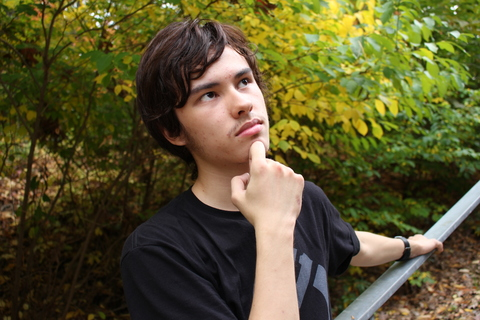
#> input picture 480px-portrait.jpg, 480 x 320 px
$ python bigender_filter.py 480px-portrait.jpg   (older library calls are emulated)
#> lines starting #> are read from the running program, lines starting #| are printed output that depends on the picture
### chunk.py
import numpy as np

def chunk(image, n_stripes=1):
    # Special cases
    if n_stripes < 1:
        raise ValueError("Only positive integers are allowed!")
    if n_stripes == 1:
        return [image]

    ## General case ##

    # Get height of image
    height = image.shape[0]

    # Set approximate minimum pixel heights for the stripes
    boundaries = [int(i * height / n_stripes) for i in range(n_stripes)]
    top = lambda i: boundaries[i]
    bottom = lambda i: boundaries[i+1] if i < (n_stripes - 1) else height

    # Divide image vertically into 'n_stripes' roughly equally sized horizontal bands
    stripes = [ image[top(i) : bottom(i)] for i in range(n_stripes)]

    return stripes

def unchunk(stripes):
    image = np.concatenate(stripes, axis = 0)
    return image

### bigender_filter.py
# A Bigender Pride Filter
#
# Copyright (C) 2017 Aidan Fitzgerald

import numpy as np
from scipy.misc import imread, imshow, imsave
from sys import argv, exit
from chunk import *


# Get filename from command line
if len(argv) > 1:
    filename = argv[1]
else:
    print("Usage: python3 gnc_filter.py [filename]")
    exit(2)

# Read image
# We need to upcast it to 16-bit so we can store intermediate values greater than 255
image = imread(filename).astype(np.uint16)

print(image.dtype)
#| uint16

stripes = chunk(image, 7)
#> in chunk, `stripes = [ image[top(i) : bottom(i)] for i in range(n_stripes)]`: stripes = 7 items
#> stripes = 7 items

for stripe in stripes:
    print(stripe.shape)
#> this loop made 7 passes
#| (45, 480, 3)
#| (46, 480, 3)
#| (46, 480, 3)
#| (45, 480, 3)
#| (46, 480, 3)
#| (46, 480, 3)
#| (46, 480, 3)

# Bigender flag colors: c479a0, eca6cb, d5c7e8, ffffff, d5c7e8, 9ac7e8, 6c83cf
dark_pink = np.array([196, 121, 160], dtype=np.uint16) #c479a0
light_pink = np.array([236, 166, 203], dtype=np.uint16) #eca6cb
light_purple = np.array([213, 199, 232], dtype=np.uint16) #d5c7e8
white = np.array([255, 255, 255], dtype=np.uint16) #ffffff
# light_purple again
light_blue = np.array([154, 199, 232], dtype=np.uint16) #9ac7e8
dark_blue = np.array([108, 131, 207], dtype=np.uint16) #6c83cf

# Reversed stripes
stripes[0] += 3 * dark_blue
stripes[1] += 3 * light_blue
stripes[2] += 3 * light_purple
stripes[3] += 3 * white
stripes[4] += 3 * light_purple
stripes[5] += 3 * light_pink
stripes[6] += 3 * dark_pink

for stripe in stripes:
    stripe = np.floor_divide(stripe, 4)
#> this loop made 7 passes
#> pass 1, `stripe = np.floor_divide(stripe, 4)`:
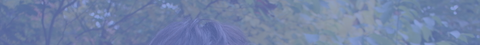
#> stripe: shape (45, 480, 3) uint16; mean of channels 0, 1, 2 112.4, 129.6, 166.2; drawn as R, G, B
#> pass 2, `stripe = np.floor_divide(stripe, 4)`:
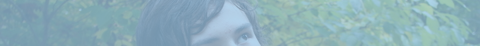
#> stripe: shape (46, 480, 3) uint16; mean of channels 0, 1, 2 140.8, 175, 184.8; drawn as R, G, B
#> pass 3, `stripe = np.floor_divide(stripe, 4)`:
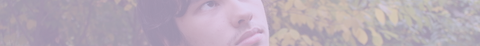
#> stripe: shape (46, 480, 3) uint16; mean of channels 0, 1, 2 184.7, 172.4, 183.9; drawn as R, G, B

# Unchunk
transfm_img = unchunk(stripes)#.astype(np.uint8)
#> in unchunk, `image = np.concatenate(stripes, axis = 0)`:
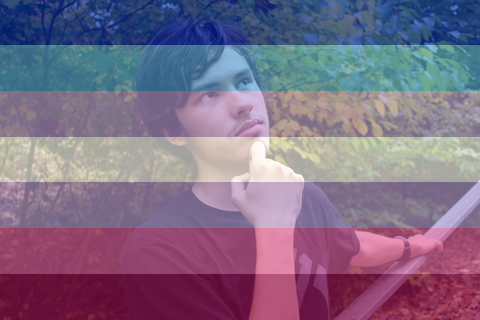
#> image: shape (320, 480, 3) uint16; mean of channels 0, 1, 2 680.5, 629.2, 698.9; drawn with min black and max white
# Tried converting back to 8-bit, but it screws up the colors

print(transfm_img.shape)
#| (320, 480, 3)

# For debugging purposes
# imshow(transfm_img)

# Create output filename
def output_fname(fname):
    # Split into filename, '.', extension
    parts = fname.rpartition('.')
    # Add '.out' before extension
    return parts[0] + '.out.' + parts[2]

imsave(output_fname(filename), transfm_img)
